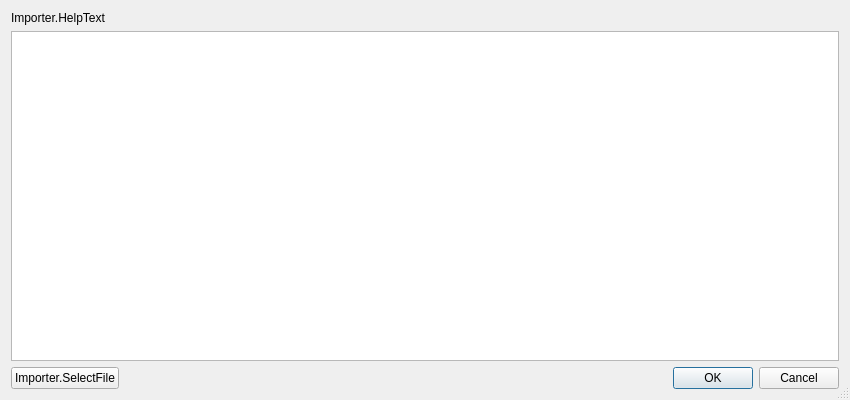
<?xml version="1.0" encoding="UTF-8"?>
<ui version="4.0">
 <class>OBSImporter</class>
 <widget class="QDialog" name="OBSImporter">
  <property name="geometry">
   <rect>
    <x>0</x>
    <y>0</y>
    <width>850</width>
    <height>400</height>
   </rect>
  </property>
  <property name="windowTitle">
   <string>Importer</string>
  </property>
  <property name="sizeGripEnabled">
   <bool>true</bool>
  </property>
  <layout class="QGridLayout" name="gridLayout">
   <item row="2" column="0">
    <layout class="QHBoxLayout" name="horizontalLayout_4">
     <property name="spacing">
      <number>6</number>
     </property>
     <item>
      <widget class="QPushButton" name="importerSelectFiles">
       <property name="text">
        <string>Importer.SelectFile</string>
       </property>
      </widget>
     </item>
     <item>
      <widget class="QDialogButtonBox" name="buttonBox">
       <property name="standardButtons">
        <set>QDialogButtonBox::StandardButton::Cancel|QDialogButtonBox::StandardButton::Ok</set>
       </property>
      </widget>
     </item>
    </layout>
   </item>
   <item row="0" column="0">
    <widget class="QLabel" name="label">
     <property name="text">
      <string>Importer.HelpText</string>
     </property>
    </widget>
   </item>
   <item row="1" column="0">
    <widget class="QTableView" name="tableView">
     <property name="selectionMode">
      <enum>QAbstractItemView::SelectionMode::NoSelection</enum>
     </property>
     <attribute name="horizontalHeaderMinimumSectionSize">
      <number>23</number>
     </attribute>
     <attribute name="horizontalHeaderDefaultSectionSize">
      <number>23</number>
     </attribute>
     <attribute name="verticalHeaderVisible">
      <bool>false</bool>
     </attribute>
     <attribute name="verticalHeaderDefaultSectionSize">
      <number>24</number>
     </attribute>
    </widget>
   </item>
  </layout>
 </widget>
 <resources/>
 <connections/>
</ui>
